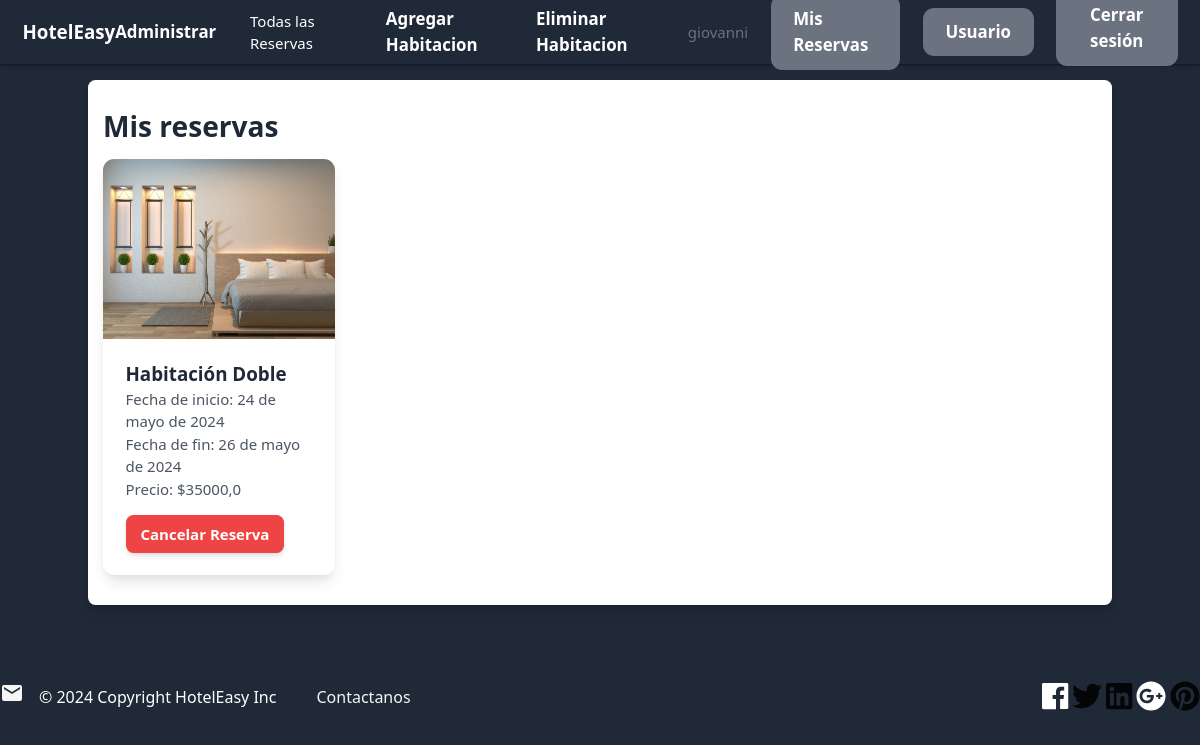
The page /habitaciones/habitaciones/vista_reservas/ (signed in) on the database its author committed.
### habitaciones/models.py (models this page shows, shortened)
class Reserva(models.Model):
    usuario = models.ForeignKey(User, on_delete=models.CASCADE)
    habitacion = models.ForeignKey(Habitacion, on_delete=models.CASCADE)
    fecha_inicio = models.DateField()
    fecha_fin = models.DateField()

class Habitacion(models.Model):
    categoria = models.ForeignKey(Categoria, related_name='habitaciones', on_delete=models.CASCADE)
    nombre = models.CharField(max_length=255)
    descripcion = models.TextField(blank=True, null=True)
    precio = models.FloatField()
    imagen = models.ImageField(upload_to='habitacion_imagenes', blank=True, null=True)
    class Meta:
        ordering = ('nombre',)

### habitaciones/views.py (the view)
# urls.py: path('habitaciones/vista_reservas/', views.vista_reservas, name='vista_reservas'),
@login_required
def vista_reservas(request):
    reservas = Reserva.objects.filter(usuario=request.user)
    return render(request, 'habitaciones/reservas.html', {'reservas': reservas})

### habitaciones/templates/habitaciones/reservas.html (shortened to what this page needs)
{% extends 'core/base.html' %}
{% block content %}
<div class="container bg-white py-8 px-4 rounded-lg shadow-lg">
    <h1 class="text-3xl font-bold text-gray-800 mb-4">Mis reservas</h1>
    <div class="grid grid-cols-1 sm:grid-cols-2 md:grid-cols-3 lg:grid-cols-4 gap-6">
        {% for reserva in reservas %}
        <div class="rounded-xl overflow-hidden bg-white shadow-lg">
            <img src="{{ reserva.habitacion.imagen.url }}" class="w-full h-48 object-cover object-center" alt="{{ reserva.habitacion.nombre }}">
            <div class="p-6">
                <h2 class="text-xl font-semibold text-gray-800">{{ reserva.habitacion.nombre }}</h2>
                <p class="text-gray-600">Fecha de inicio: {{ reserva.fecha_inicio }}</p>
                <p class="text-gray-600">Fecha de fin: {{ reserva.fecha_fin }}</p>
                <p class="text-gray-600">Precio: ${{ reserva.habitacion.precio }}</p>
                <form action="{% url 'habitacion:cancelar_reserva' reserva.id %}" method="post">
                    <button type="submit" class="mt-4 px-4 py-2 bg-red-500 text-white font-semibold rounded-lg shadow-md hover:bg-red-600 focus:outline-none focus:bg-red-600">Cancelar Reserva</button>
                </form>
            </div>
        </div>
        {% empty %}
        <div class="col">
            <p class="text-gray-600 text-center">No has realizado ninguna reserva.</p>
        </div>
        {% endfor %}
    </div>
</div>
{% endblock %}

### core/templates/core/base.html (shortened to what this page needs)
{% load static %}
<!DOCTYPE html>
<html lang="en">
<head>
    <link rel="stylesheet" href="https://cdnjs.cloudflare.com/ajax/libs/materialize/1.0.0/css/materialize.min.css">
    <link href="https://cdn.jsdelivr.net/npm/tailwindcss@2.2.19/dist/tailwind.min.css" rel="stylesheet">
    <link rel="stylesheet" href="{% static 'core/styles.css' %}">
    <link rel="stylesheet" href="https://cdnjs.cloudflare.com/ajax/libs/animate.css/4.1.1/animate.min.css"/>
</head>
<body>
    <nav class="py-6 px-6 flex justify-between items-center bg-gray-800">
        <a href="/" class="text-xl font-semibold">HotelEasy</a>
        <div class="space-x-6 hidden lg:flex lg:items-center lg:ml-auto">
            {% if request.user.is_authenticated %}
                {% if request.user.is_superuser %}
                    <a href="{% url 'admin:index'  %}" class="text-lg font-semibold hover:text-gray-500">Administrar</a>
                    <a href="{% url 'habitacion:reservas_todas' %}" class="block px-3 py-2 rounded-md text-base font-medium text-white hover:text-gray-300 hover:bg-gray-700">Todas las Reservas</a>
                {% endif %}
                {% if perms.rooms.add_Habitacion %}
                    <a href="{% url 'habitaciones:nuevo'  %}" class="text-lg font-semibold hover:text-gray-500">Agregar Habitacion</a>
                {% endif %}
                {% if perms.rooms.delete_Habitacion %}
                    <a href="{% url 'habitaciones:eliminar_habitacion'  %}" class="text-lg font-semibold hover:text-gray-500">Eliminar Habitacion</a>
                {% endif %}
                <span class="text-gray-500">{{ request.user.username }}</span>
                <a href="{% url 'habitacion:vista_reservas' %}" class="px-6 py-3 text-lg font-semibold bg-gray-500 text-white rounded-xl hover:bg-blue-700">Mis Reservas</a>
                <a href="{% url 'core:modificar' %}" class="px-6 py-3 text-lg font-semibold bg-gray-500 text-white rounded-xl hover:bg-blue-700">Usuario</a>
                <form action="{% url 'core:logout' %}" method="post" class="inline">
                    <button type="submit-close" class="px-6 py-3 text-lg font-semibold bg-gray-500 text-white rounded-xl hover:bg-red-700">Cerrar sesión</button>
                </form>
            {% else %}
                <a href="{% url 'core:signup' %}" class="px-6 py-3 text-lg font-semibold bg-blue-500 text-white rounded-xl hover:bg-teal-700">Registrar</a>
                <a href="{% url 'core:login' %}" class="px-6 py-3 text-lg font-semibold bg-gray-500 text-white rounded-xl hover:bg-gray-700">Ingresar</a>
            {% endif %}
        </div>
    </nav>
    <div>
        {% block content %}
        {% endblock content %}
    </div>
    <footer id="myfooter" style="width: 100%;  bottom: 0; " >
        <div class="row" style=" margin-bottom: 0;">
            </div>
            <div class="row mycolor darken-4" style="margin-bottom: 0; padding-bottom: 0; ">
                <div class=" s6 m8 l8">
                    <div class="contact left">
                        <span class="white-text" style="font-size: 16px;">
                            © 2024 Copyright HotelEasy Inc
                        </span>
                        <button class="btn-flat center"></button>
                            <a class="grey-text text-lighten-4 " href="#!" style="font-size: 16px; ">
                                <i class="material-icons left">email</i>
                                Contactanos
                            </a>
                    </div>
                </div>
                <div class=" s12 m4 l4">
                    <div class="social right">
                        <a href="#" class="white-text">
                            <i class="fab fa-facebook fa-2x"></i>
                        </a>
                            <i class="fab fa-twitter fa-2x"></i>
                            <i class="fab fa-linkedin fa-2x"></i>
                        <a href="#" class="white-text">
                            <i class="fab fa-google-plus fa-2x"></i>
                        </a>
                            <i class="fab fa-pinterest fa-2x"></i>
                    </div>
                </div>
            </div>
    </footer>
</body>
</html>

### core/static/core/styles.css (style rules this page uses)
html, body { height: 100%; background: #1F2937 }
body { display: flex; flex-direction: column; padding-top: 80px; }
nav { position: fixed; top: 0; width: 100%; z-index: 999; }
.flex { flex: 1 0 auto; }
footer { flex-shrink: 0; }
#myfooter { bottom: 0; width: 100%; z-index: 999; }

### rows shown on the page
Reserva: habitacion.imagen (picture), habitacion.nombre "Habitación Doble", fecha_inicio "24 de mayo de 2024", fecha_fin "26 de mayo de 2024", habitacion.precio "35000,0"

### other values the page prints
{{ request.user.username }} "giovanni"
